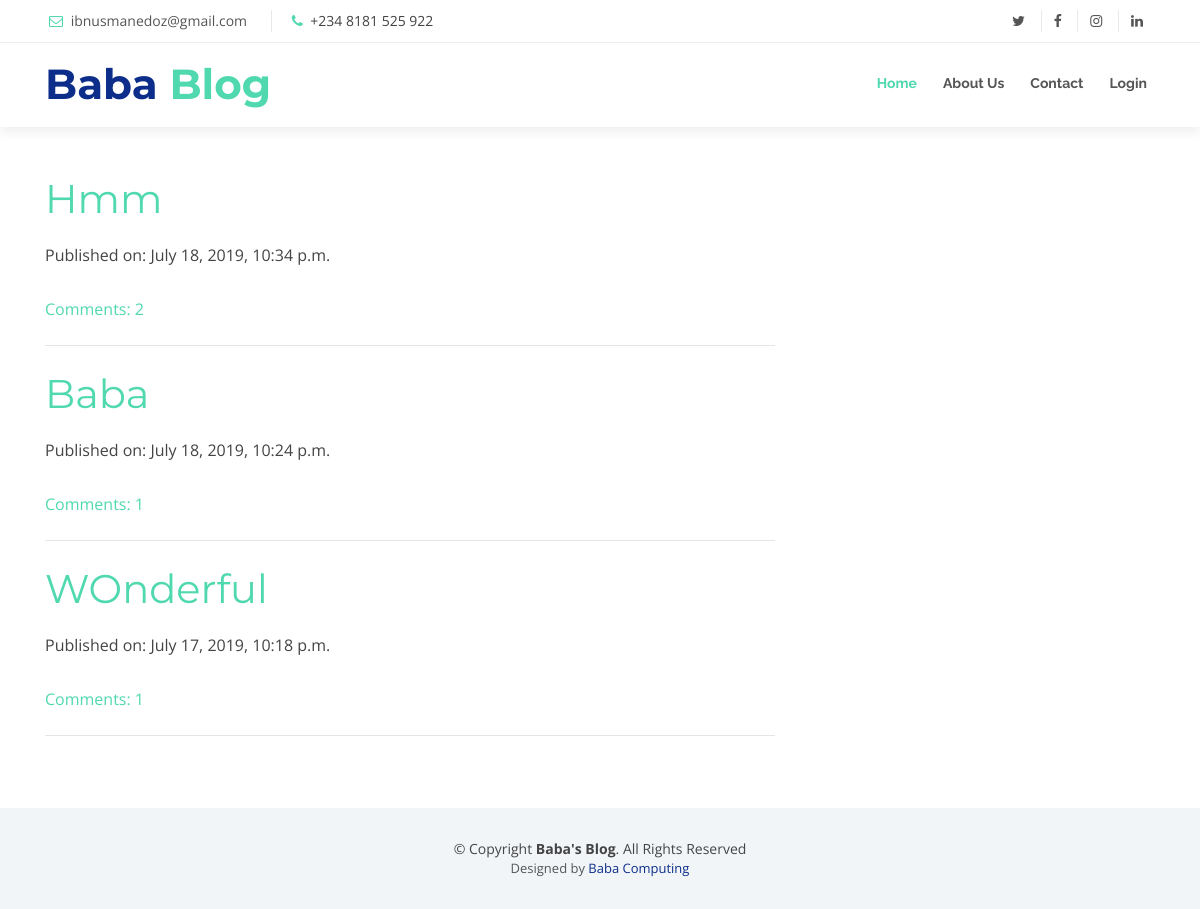
The page / on the database its author committed.
### blog/models.py (models this page shows, shortened)
class Post(models.Model):
    author = models.ForeignKey('auth.User', on_delete=models.CASCADE)
    title = models.CharField(max_length=200)
    content = models.TextField()
    created_date = models.DateTimeField(default=timezone.now)
    published_date = models.DateTimeField(null=True, blank=True)
    def approve_comments(self):
        return self.comments.filter(approved_comment=True)

### blog/views.py (the view)
# urls.py: path('',views.PostList.as_view(), name='homepage'),
class PostList(ListView):
    model = Post
    template_name='blog/homepage.html'
    context_object_name = 'postlist'
    def get_queryset(self):
        return Post.objects.filter(published_date__lte=timezone.now()).order_by('-published_date')

### blog/templates/blog/homepage.html (shortened to what this page needs)
{% extends 'blog/base.html' %}
{% block content %}
<br>
<div class='centerstage'>
  {% for post in postlist %}
      <div class="post">
        <h1><a href="{% url 'post_detail' pk=post.pk %}">{{ post.title }}</a></h1>
      <div class="date">
        <p>Published on: {{post.published_date}}</p>
      </div>
      <a href="{% url 'post_detail' pk=post.pk %}"> Comments: {{ post.approve_comments.count }}</a>
      </div>
      <hr class="my-4">
  {% endfor %}
</div>
{% endblock %}

### blog/templates/blog/base.html (shortened to what this page needs)
{% load static %}
<!DOCTYPE html>
<html lang="en">
<head>
  <link href="{% static 'blog/lib/bootstrap/css/bootstrap.min.css' %}" rel="stylesheet">
  <link href="{% static 'blog/lib/font-awesome/css/font-awesome.min.css' %}" rel="stylesheet">
  <link href="{% static 'blog/lib/animate/animate.min.css' %}" rel="stylesheet">
  <link href="{% static 'blog/lib/ionicons/css/ionicons.min.css' %}" rel="stylesheet">
  <link href="{% static 'blog/lib/owlcarousel/assets/owl.carousel.min.css' %}" rel="stylesheet">
  <link href="{% static 'blog/lib/magnific-popup/magnific-popup.css' %}" rel="stylesheet">
  <link href="{% static 'blog/lib/ionicons/css/ionicons.min.css' %}" rel="stylesheet">
  <link href="{% static 'blog/css/style.css' %} " rel="stylesheet">
</head>
<body id="body">
  <section id="topbar" class="d-none d-lg-block">
    <div class="container clearfix">
      <div class="contact-info float-left">
        <i class="fa fa-envelope-o"></i> <a href="mailto:ibnusmanedoz@gmail.com">ibnusmanedoz@gmail.com</a>
        <i class="fa fa-phone"></i> +234 8181 525 922
      </div>
      <div class="social-links float-right">
        <a href="https://twitter.com/ibnusmanedoz" class="twitter"><i class="fa fa-twitter"></i></a>
        <a href="https://facebook.com/ibnusmanedoz" class="facebook"><i class="fa fa-facebook"></i></a>
        <a href="https://instagram.com/ibnusmanedoz" class="instagram"><i class="fa fa-instagram"></i></a>
        <a href="#" class="linkedin"><i class="fa fa-linkedin"></i></a>
      </div>
    </div>
  </section>
  <header id="header">
    <div class="container">
      <div id="logo" class="pull-left">
        <h1><a href="{% url 'homepage'%}" class="scrollto">Baba<span> Blog</span></a></h1>
      </div>
      <nav id="nav-menu-container">
        <ul class="nav-menu">
          <li class="menu-active"><a href="{% url 'homepage' %}">Home</a></li>
          <li><a href="{% url 'about' %}">About Us</a></li>
          <li><a href="{% url 'contact' %}">Contact</a></li>
          {% if user.is_authenticated %}
          <li><a href="{% url 'post_new' %}">New Post</a></li>
          <li><a href="{% url 'post_draft_list' %}">Drafts</a></li>
          <li><a href="{% url 'logout' %}">Logout</a></li>
          {% else %}
          <li><a href="{% url 'login' %}">Login</a></li>
          {% endif %}
        </ul>
      </nav>
    </div>
  </header>
<div class="container">
  <div class="row">
    <div class="col-md-8">
      <br>
      {% block content %}
      {% endblock %}
    </div>
  </div>
</div>
  <br>
  <br>
  <footer id="footer">
    <div class="container">
      <div class="copyright">
        &copy; Copyright <strong>Baba's Blog</strong>. All Rights Reserved
      </div>
      <div class="credits">
        Designed by <a href="https://babacomputing.com/">Baba Computing</a>
      </div>
    </div>
  </footer>
</body>
</html>

### blog/static/blog/css/style.css (style rules this page uses)
body { background: #fff; color: #444; font-family: "Open Sans", sans-serif; }
a { color: #50d8af; transition: 0.5s; }
p { padding: 0; margin: 0 0 30px 0; }
h1, h2, h3, h4, h5, h6 { font-family: "Montserrat", sans-serif; font-weight: 400; margin: 0 0 20px 0; padding: 0; }
#topbar { background: #fff; padding: 10px 0; border-bottom: 1px solid #eee; font-size: 14px; }
#topbar .contact-info a { line-height: 1; color: #555; }
#topbar .contact-info i { color: #50d8af; padding: 4px; }
#topbar .contact-info .fa-phone { padding-left: 20px; margin-left: 20px; border-left: 1px solid #e9e9e9; }
#topbar .social-links a { color: #555; padding: 4px 12px; display: inline-block; line-height: 1px; border-left: 1px solid #e9e9e9; }
#topbar .social-links a:first-child { border-left: 0; }
#header { padding: 20px 0; height: 84px; transition: all 0.5s; z-index: 997; background: #fff; box-shadow: 0px 6px 9px 0px rgba(0, 0, 0, 0.06); }
#header #logo h1 { font-size: 42px; margin: 0; padding: 0; line-height: 1; font-family: "Montserrat", sans-serif; font-weight: 700; }
#header #logo h1 a { color: #0c2e8a; line-height: 1; display: inline-block; }
#header #logo h1 a span { color: #50d8af; }
.nav-menu, .nav-menu * { margin: 0; padding: 0; list-style: none; }
.nav-menu li { position: relative; white-space: nowrap; }
.nav-menu > li { float: left; }
#nav-menu-container { float: right; margin: 0; }
.nav-menu a { padding: 10px 8px; text-decoration: none; display: inline-block; color: #555; font-family: "Raleway", sans-serif; font-weight: 700; font-size: 14px; outline: none; }
.nav-menu li:hover > a, .nav-menu .menu-active > a { color: #50d8af; }
.nav-menu > li { margin-left: 10px; }
.centerstage { margin-left: auto; margin-right: auto; }
#mobile-nav { position: fixed; top: 0; padding-top: 18px; bottom: 0; z-index: 998; background: rgba(52, 59, 64, 0.9); left: -260px; width: 260px; overflow-y: auto; transition: 0.4s; }
#mobile-nav ul { padding: 0; margin: 0; list-style: none; }
#mobile-nav ul li { position: relative; }
#mobile-nav ul li a { color: #fff; font-size: 16px; overflow: hidden; padding: 10px 22px 10px 15px; position: relative; text-decoration: none; width: 100%; display: block; outline: none; }
#footer { background: #f2f5f8; padding: 0 0 30px 0; font-size: 14px; }
#footer .copyright { text-align: center; padding-top: 30px; }
#footer .credits { text-align: center; font-size: 13px; color: #555; }
#footer .credits a { color: #0c2e8a; }

### rows shown on the page
Post: title "Hmm", published_date "July 18, 2019, 10:34 p.m.", approve_comments.count "2"
Post: title "Baba", published_date "July 18, 2019, 10:24 p.m.", approve_comments.count "1"
Post: title "WOnderful", published_date "July 17, 2019, 10:18 p.m.", approve_comments.count "1"
